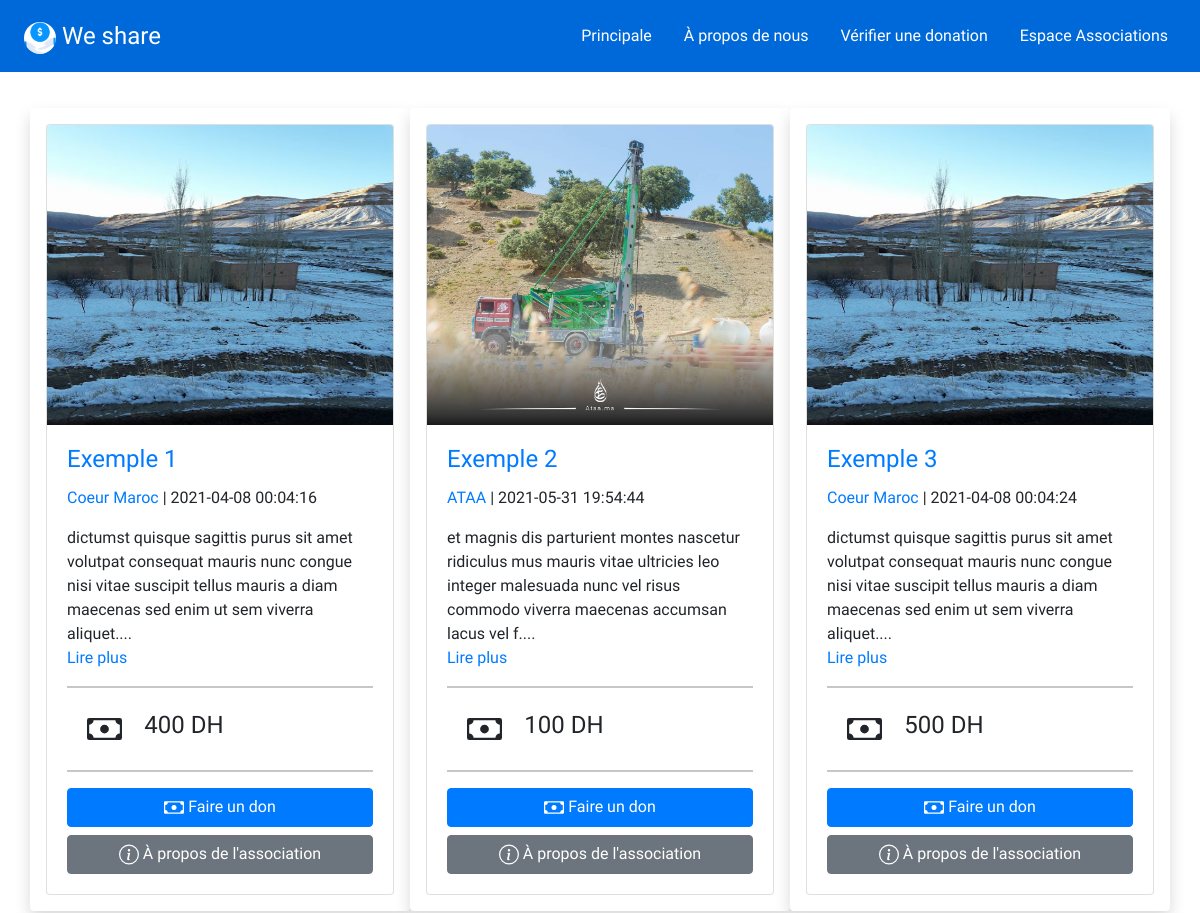
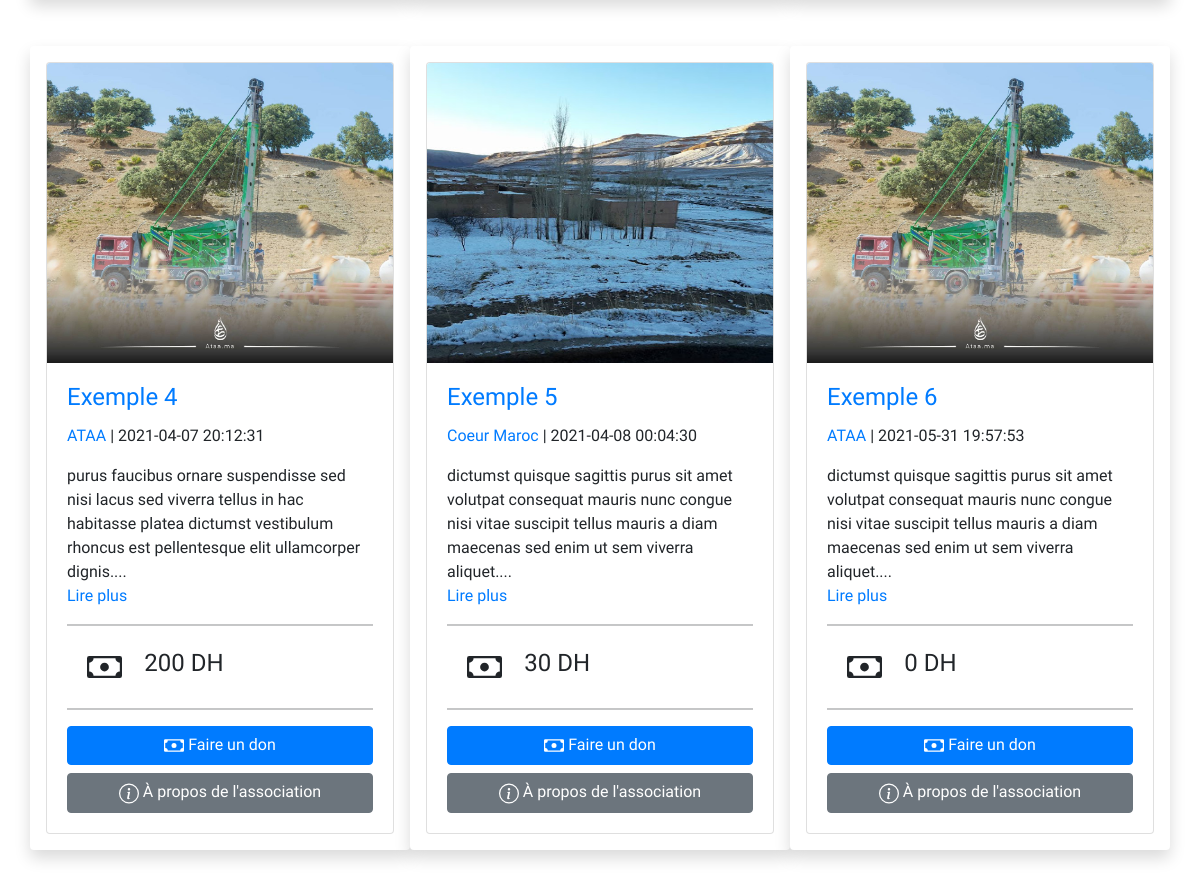
The page / on the database its author committed (2 pictures, top to bottom).
### tables this page shows
CREATE TABLE `advertisements` (
  `id` int(11) NOT NULL,
  `title` text NOT NULL,
  `photo` varchar(255) NOT NULL,
  `Description` text NOT NULL,
  `nb_Donation` double NOT NULL DEFAULT 0,
  `date` datetime NOT NULL,
  `id_organisaton` int(11) NOT NULL
);

CREATE TABLE `organisations` (
  `id` int(11) NOT NULL,
  `login` varchar(255) NOT NULL,
  `email` varchar(255) NOT NULL,
  `password` varchar(255) NOT NULL,
  `verified` tinyint(1) NOT NULL DEFAULT 0
);

### classes/Database.php (called while the page is built, shortened)
<?php
class Database
{
    private $pdo;
    public function __construct($login, $password, $database_name, $host = 'localhost')
    {
        $this->pdo = new PDO("mysql:dbname=$database_name;host=$host", $login, $password);
        $this->pdo->setAttribute(PDO::ATTR_ERRMODE, PDO::ERRMODE_EXCEPTION);
        $this->pdo->setAttribute(PDO::ATTR_DEFAULT_FETCH_MODE, PDO::FETCH_OBJ);
    }
    public function query($query, array $params)
    {
        if (sizeof($params) != 0) {
            $req = $this->pdo->prepare($query);
            $req->execute($params);
        } else {
            $req = $this->pdo->query($query);
        }
        return $req;
    }
}

### classes/App.php (called while the page is built, shortened)
<?php
class App
{
    static $db = null;
    public static function getDatabase()
    {
        if (!self::$db) {
            self::$db = new Database('root', '', 'weshare');
        }
        return self::$db;
    }
}

### classes/Session.php (called while the page is built, shortened)
<?php
class Session
{
    static $instance;
    public static function getInstance()
    {
        if (!self::$instance) {
            self::$instance = new Session();
        }
        return self::$instance;
    }
    public function read($key)
    {
        return isset($_SESSION[$key]) ? $_SESSION[$key] : null;
    }
}

### index.php (the view, shortened to what this page needs)
<?php
$db = App::getDatabase();
$advertisements = $db->query('SELECT * FROM advertisements', [])->fetchAll();
$nb_advertisements = $db->query('SELECT COUNT(*) as nb FROM advertisements ', [])->fetch();
$nb_ads = (int) $nb_advertisements->nb;
?>
<?php if ($nb_ads > 0) : ?>
  <div class="container" style="margin-top: 3%;">
    <div class="row justify-content-around">
      <?php
      for ($i = 0; $i < $nb_ads; $i++) {
        $id = (int) $advertisements[$i]->id;
        $current_ads = $db->query('SELECT title,nb_Donation,id_organisaton,photo,date,SUBSTRING(Description, 1, 160) as text FROM `advertisements` WHERE id = ?; ', [$id])->fetch();
        $org = $db->query('SELECT * FROM organisations WHERE id = ?; ', [$current_ads->id_organisaton])->fetch();
        $randNumModel = rand(0,100);
        if (empty(Session::getInstance()->read('id'))) {
          echo '
    <div class="col-lg-4 mb-3 shadow p-3 mb-5 bg-white rounded align-items-center">
    <div class="card h-100">
    <form method="POST" action="about_ads.php">
      <a href="#"><img class="card-img-top" width="700" height="300" src="' . $current_ads->photo . '" alt=""></a>
      <div class="card-body">
        <h4 class="card-title">
          <a href="#">' . $current_ads->title . '</a>
        </h4>
        <span id="id_hide' . $id . '" hidden>' . $id . '</span>
        <P class="card-text"> <a href="#">' . $org->login . '</a>  | ' . $current_ads->date . '</P>
        <p class="card-text">' . $current_ads->text . '....<br>
            <a href="http://localhost/We-share/about_ads.php?id=' . $id . '">Lire plus</a>
        </p>
        <hr>
        <h4 class="d-inline" style="margin-left: 6%;"><span>' . $current_ads->nb_Donation . '</span> DH</h4>
        <hr>
        <button type="button" onclick="myFunction' . $id . '()" class="btn btn-primary btn-block">
            Faire un don
        </button>
        <button type="button" data-toggle="modal" data-target="#myModal' . $randNumModel . '" class="btn btn-secondary btn-block">
            À propos de l\'association
        </button>
      </div>
          function myFunction' . $id . '() {
          let var_id' . $id . ' =  document.getElementById("id_hide' . $id . '").innerText;
          let link = "http://localhost/We-share/about_ads.php?id=" + var_id' . $id . ';
                id = ' . $org->id . ';
                  document.getElementById(\'modal-elt' . $randNumModel . '\').innerHTML += header;
                  document.getElementById(\'modal-elt' . $randNumModel . '\').innerHTML += content;
          <div class="modal fade" id="myModal' . $randNumModel . '">
                <h4 class="modal-title">À propos de ' . $org->login . '</h4>
                <div id="modal-elt' . $randNumModel . '"></div>
        </div>
    </div>
  </div>
      ';
        }
      }
      ?>
    </div>
  </div>
    <?php endif; ?>
    </body>
    </html>

### assets/styles/nav.css (style rules this page uses)
* { box-sizing: border-box; font-family: Raleway; }
body { margin: 0; padding: 0; }
.navbar { display: flex; position: relative; justify-content: space-between; align-items: center; background-color: #0069D9; color: white; }
#logo-img { border-radius: 50%; width: 2rem; height: 2rem; }
.brand-title { font-size: 1.5rem; margin: .5rem; }
.navbar-links { height: 100%; }
.navbar-links ul { display: flex; margin: 0; padding: 0; }
.navbar-links li { list-style: none; }
.navbar-links li a { display: block; text-decoration: none; color: white; padding: 1rem; }

### rows shown on the page
advertisements: photo (picture), title "Exemple 1", date "2021-04-08 00:04:16", nb_Donation "400"
organisations: login "Coeur Maroc"
advertisements: photo (picture), title "Exemple 2", date "2021-05-31 19:54:44", nb_Donation "100"
organisations: login "ATAA"
advertisements: photo (picture), title "Exemple 3", date "2021-04-08 00:04:24", nb_Donation "500"
advertisements: photo (picture), title "Exemple 4", date "2021-04-07 20:12:31", nb_Donation "200"
advertisements: photo (picture), title "Exemple 5", date "2021-04-08 00:04:30", nb_Donation "30"
advertisements: photo (picture), title "Exemple 6", date "2021-05-31 19:57:53", nb_Donation "0"

### other values the page prints
$current_ads->text "dictumst quisque sagittis purus sit amet volutpat consequat mauris nunc congue nisi vitae suscipit tellus mauris a diam maecenas sed enim ut sem viverra aliquet"
$current_ads->text "et magnis dis parturient montes nascetur ridiculus mus mauris vitae ultricies leo integer malesuada nunc vel risus commodo viverra maecenas accumsan lacus vel f"
$current_ads->text "purus faucibus ornare suspendisse sed nisi lacus sed viverra tellus in hac habitasse platea dictumst vestibulum rhoncus est pellentesque elit ullamcorper dignis"
